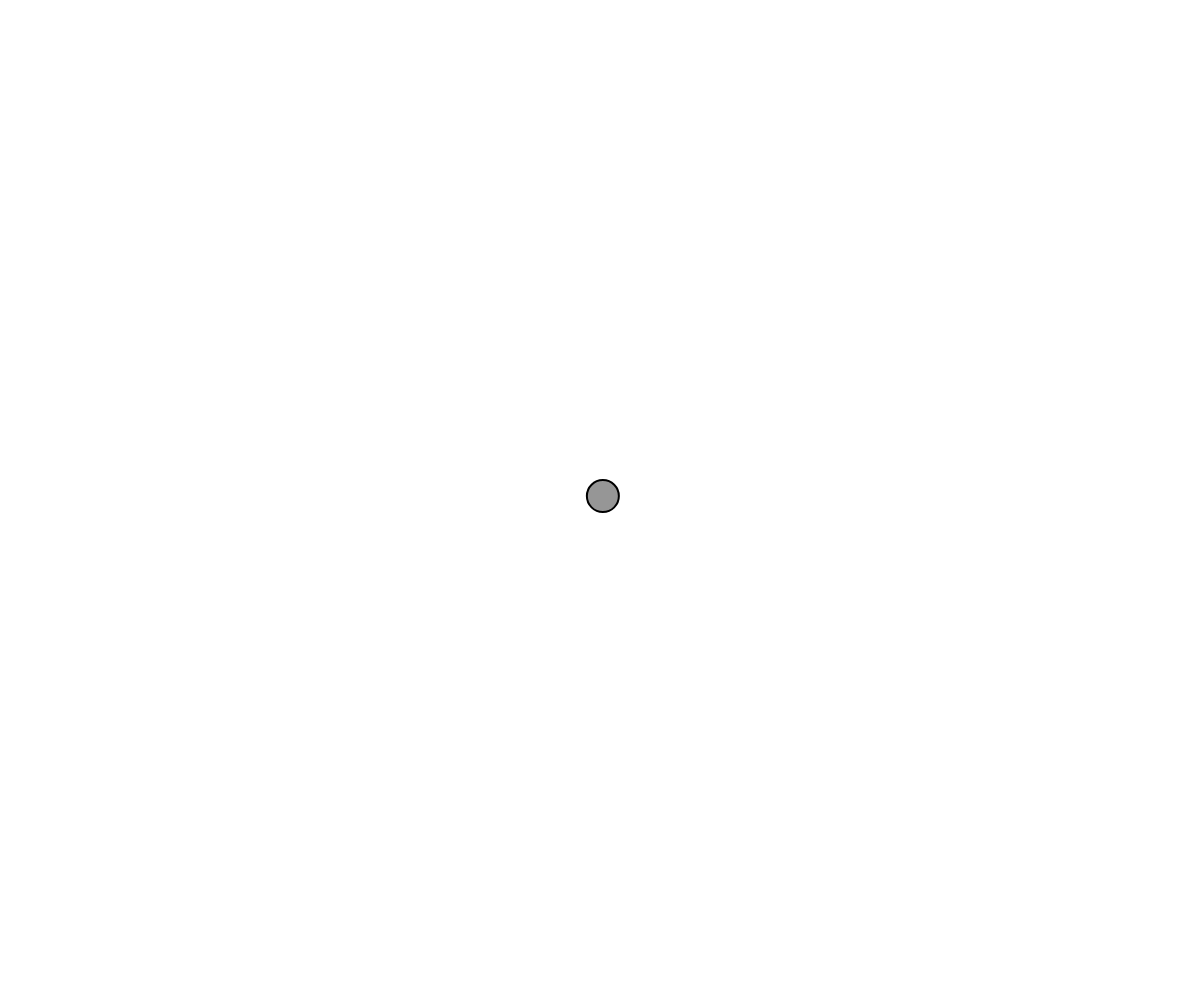
Frame 1 (no input)
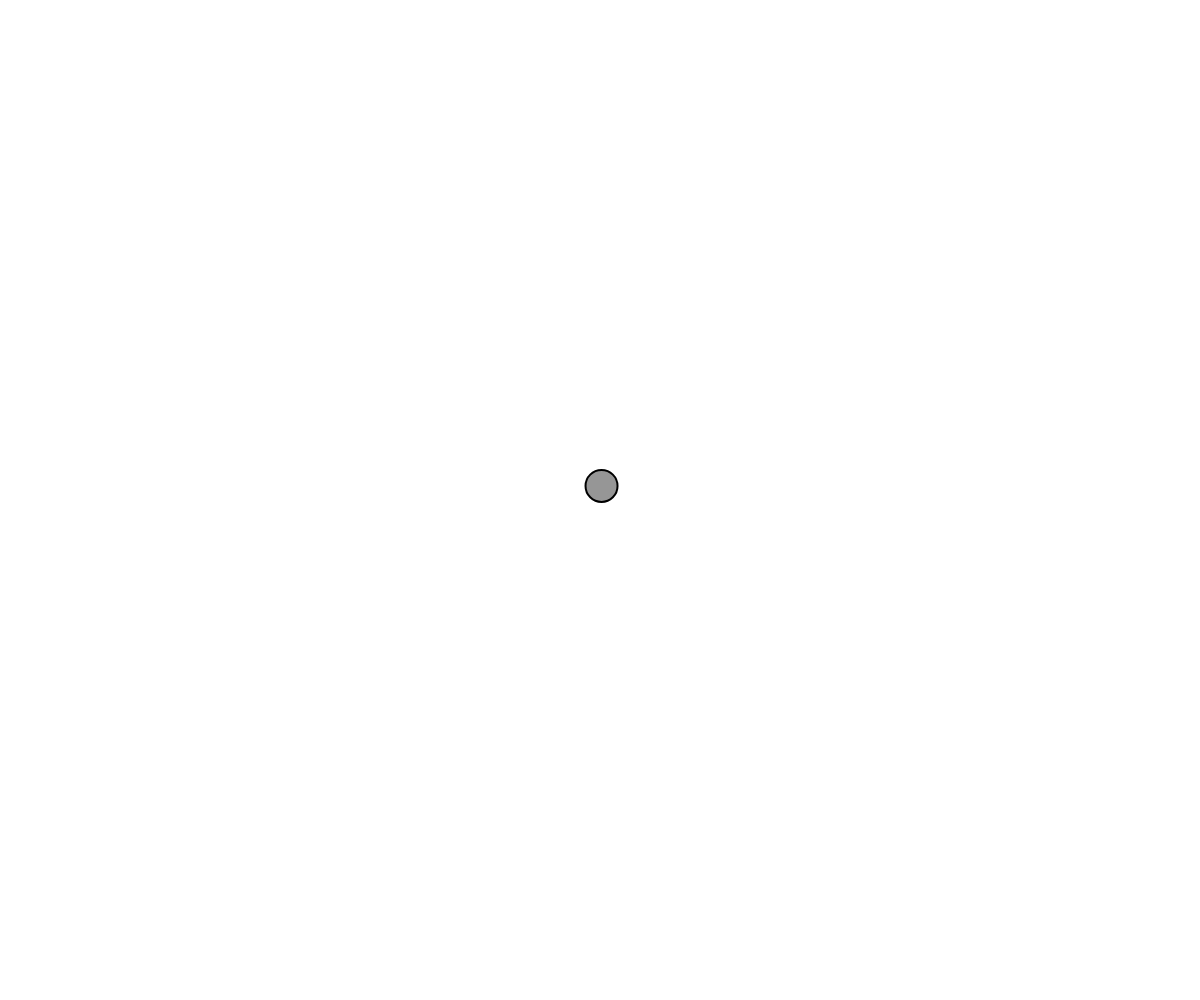
Frame 60 (no input)
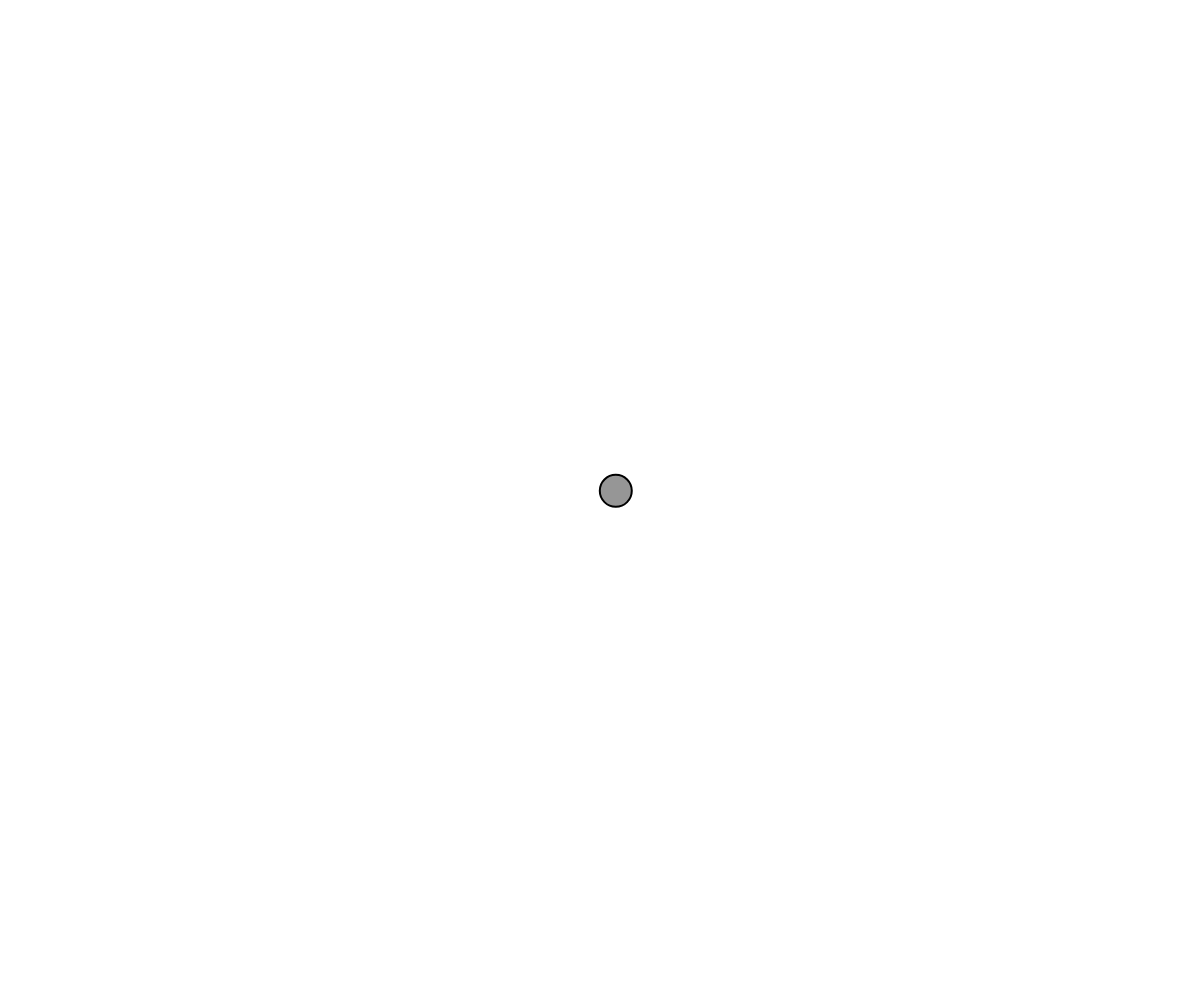
Frame 120 (the mouse pressed at the canvas centre since frame 60)

The p5.js sketch that drew these frames (run headless with seeded random() and noise() and a simulated clock; from frame 60 on, the mouse is pressed at the canvas centre):

// p5.js sketch
// ── sketch.js
let w;

function setup() {
  createCanvas(windowWidth, windowHeight);
  background(255);
  stroke(0);
  strokeWeight(2);

  w = new Walker(width / 2, height / 2);
}

function draw() {
  background(255);
  w.step();
  w.render();
}

function windowResized() {
  resizeCanvas(windowWidth, windowHeight);
}

class Walker {
  constructor(x, y) {
    this.x = x;
    this.y = y;
    this.size = 32;
    this.t = 0;
  }

  step() {
    const stepsize = map(noise(this.t), 0, 1, 0, 10);
    this.t += 0.01;

    this.x += random(-stepsize, stepsize);
    this.y += random(-stepsize, stepsize);
  }

  render() {
    stroke(0);
    fill(150);
    ellipse(this.x, this.y, this.size);
  }
}
